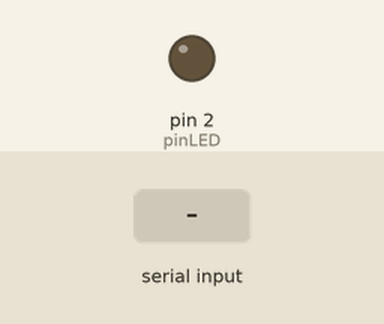
A sketch run on a simulated Arduino Uno, built with avr-gcc and run on an emulated ATmega328P. Parts: output pins drawn as LEDs (lit = HIGH). Inputs (shaded band) come from the test bench.

Above: at 1.2 s.
1.3 s: "a" received over Serial
At 2.1 s:
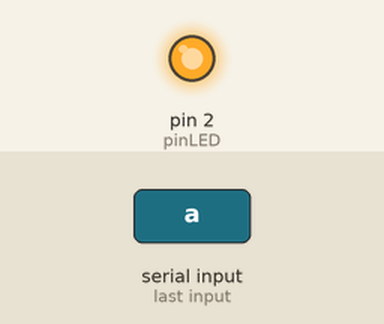
2.8 s: "b" received over Serial
At 3.2 s:
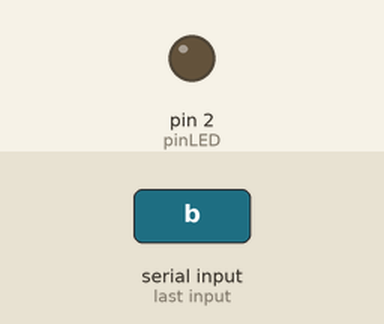
Timing chart, 0 to 5.8 s (numbered marks = the images above; inputs shaded):
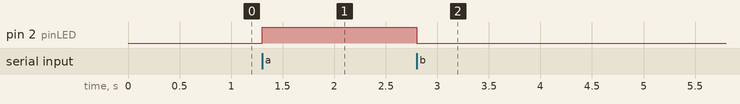

The sketch:

HMI-2-Serial-ONOFF.ino
```cpp
/*
* Hazael Fernando Mojica García
* 25/June/2017
* HMI-2-Serial-ONOFF
*/

int pinLED = 2;

void setup() {
  Serial.begin(115200);
  pinMode(pinLED, OUTPUT);
}

void loop() {
  if(Serial.available()) {
    switch(Serial.read()) {
      case 'a':
        digitalWrite(pinLED, HIGH);
      break;

      case 'b':
        digitalWrite(pinLED, LOW);
      break;
    }
  }
}
```

Measured:
- after the input at 1.3 s, pin 2 (pinLED): LOW → HIGH at once
- after the input at 2.8 s, pin 2 (pinLED): HIGH → LOW at once
